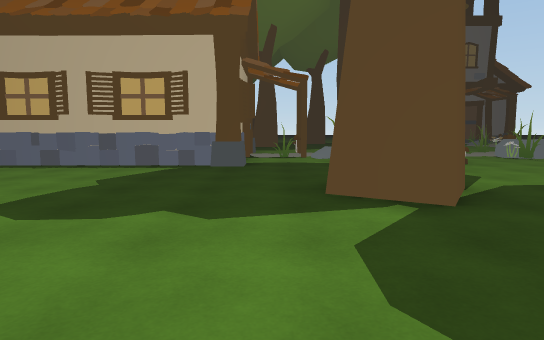
[1] (above)

24 first-person views from a walk through a Unity game level. The camera is 1.3 m above the floor, tilts 6° down and sees 75° across. Doors are open. The floor is counted in squares, 2 m on a side. Each view is taken from the middle of a square. On the plan, view 1 faces up. The plan holds only what a view shows up to about 10 squares ahead; the rest is blank. The place goes on beyond the plan. The player is left out. Some animated figures are left out.

[2]
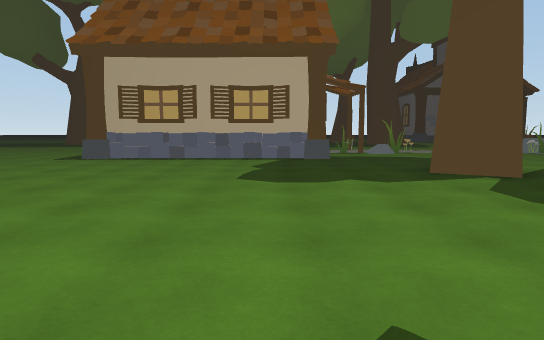

[3]
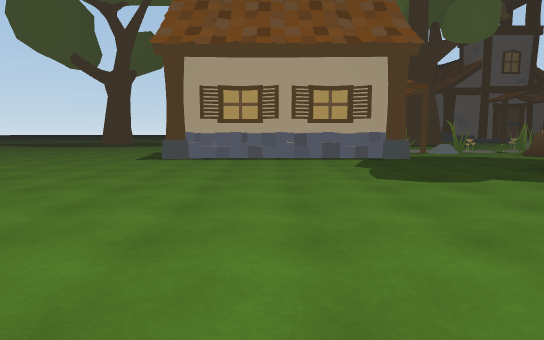

[4]
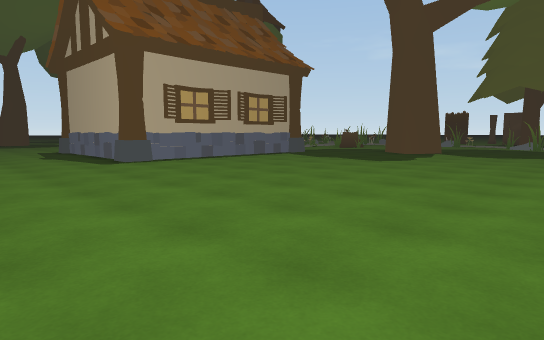

[5]
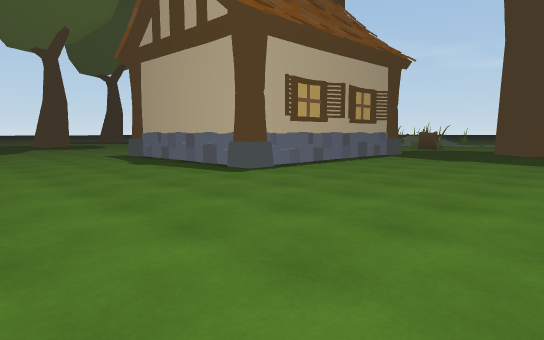

[6]
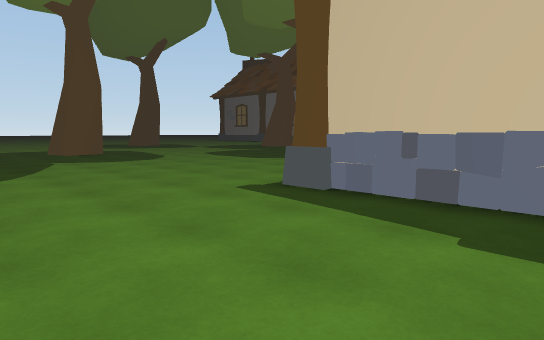

[7]
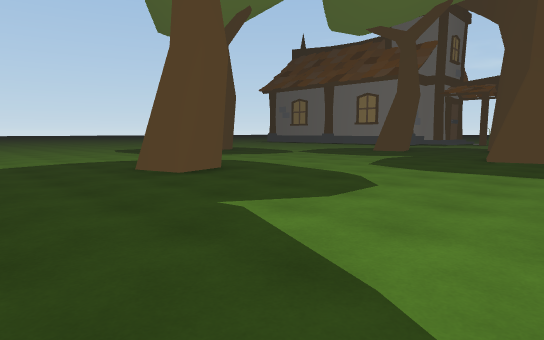

[8]
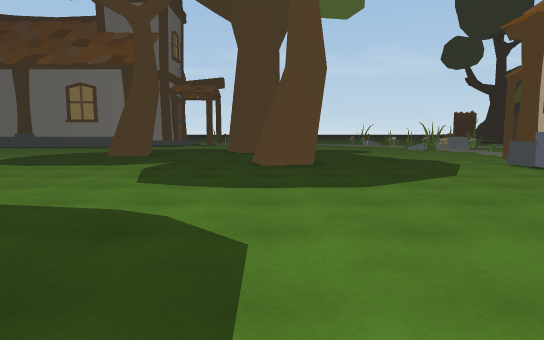

[9]
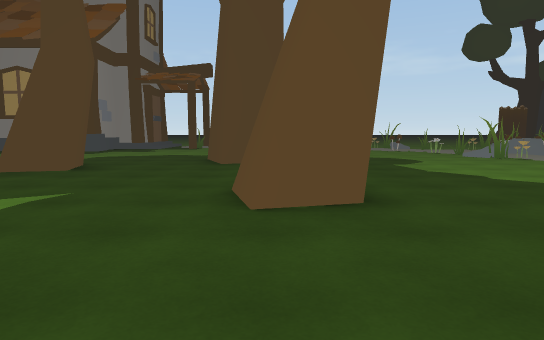

[10]
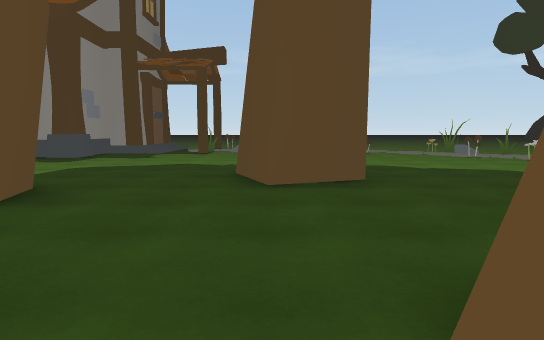

[11]
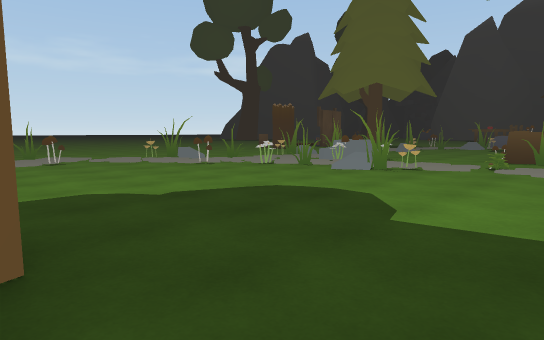

[12]
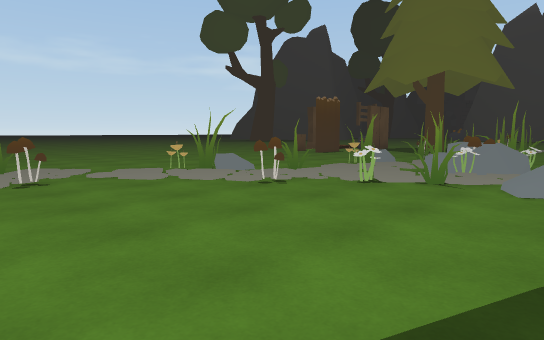

[13]
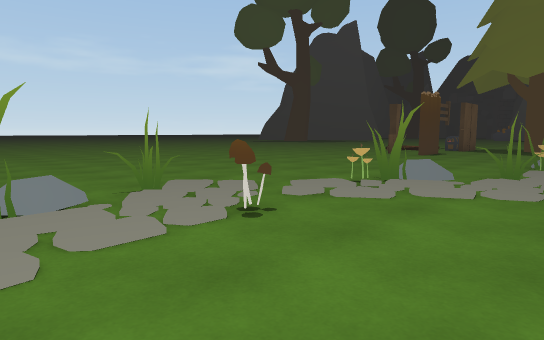

[14]
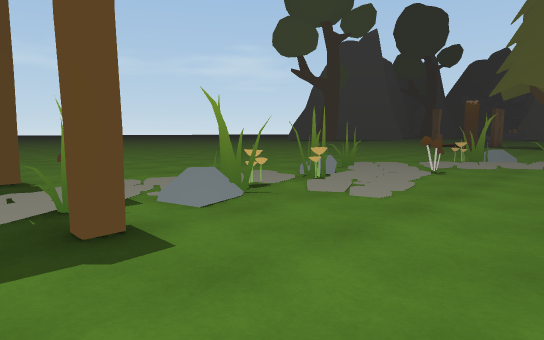

[15]
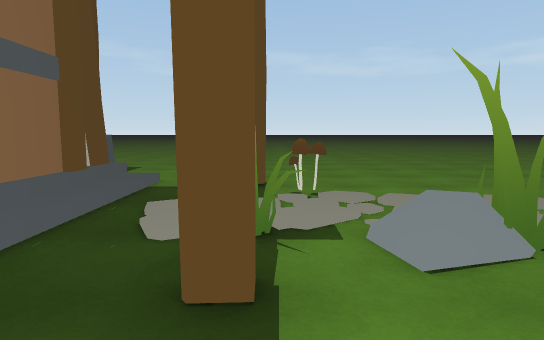

[16]
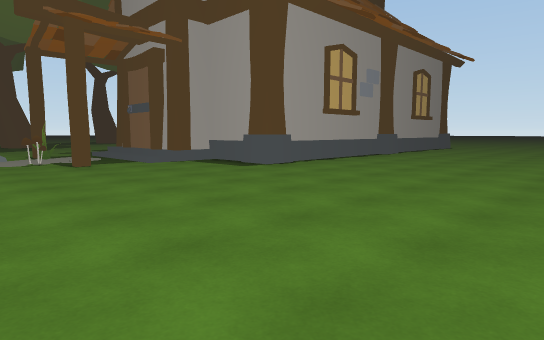

[17]
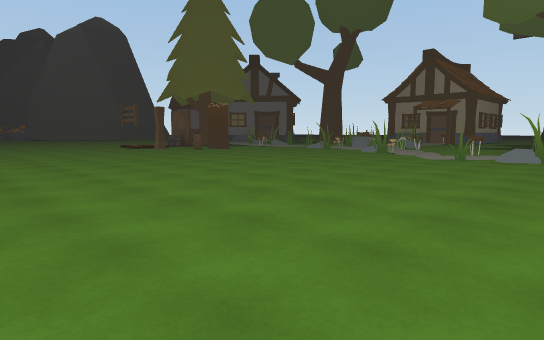

[18]
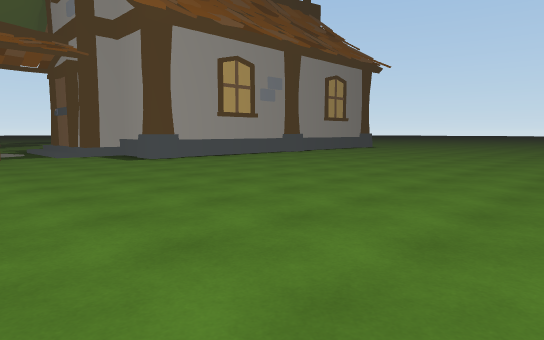

[19]
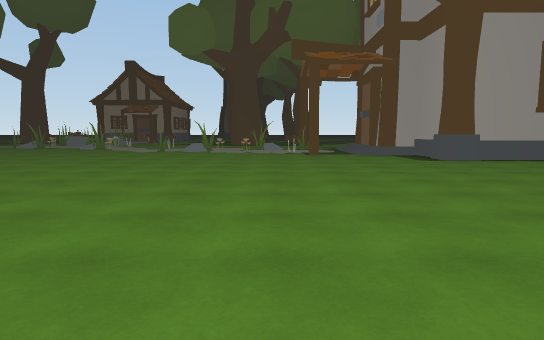

[20]
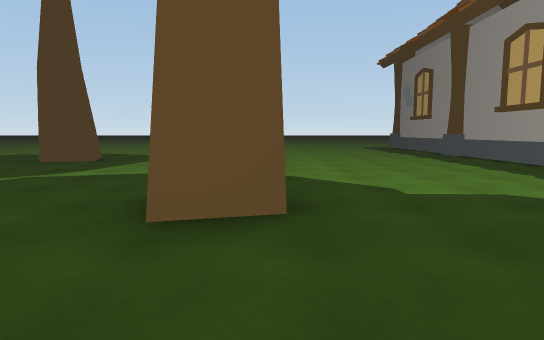

[21]
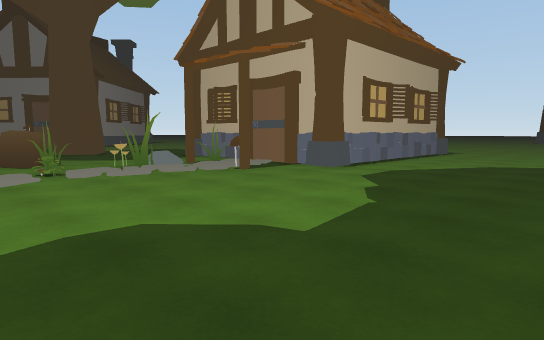

[22]
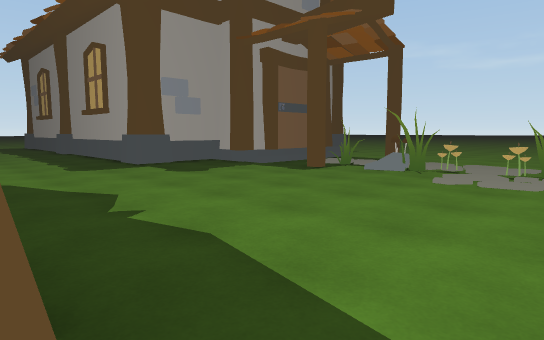

[23]
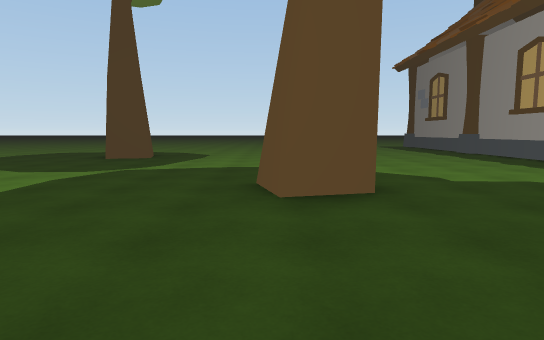

[24]
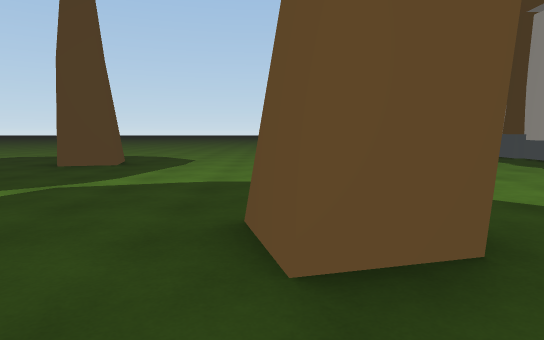

### Floor plan
Key: @ floor where view 1 was taken; # wall or solid block; x gap in a wall; . floor; / step, stairs or slope; = window, fence, low wall or low ledge; H house; R rock; S stump; T tree; F flower; P plant.
Columns run from 11 left of view 1 to 24 right of it. Each row starts with its distance up from view 1.
 27       ...T..........=     =........
 26    .. ...TT.........=     =........
 25   .... .............=     =........
 24   ....  ............#     #........
 23   .... .............### ###.........
 22   ............T.......###...........
 21   ..TT.......TT.....................
 20   ..TT................#.............
 19  .....................#.............
 18  ..............##.....#............
 17  .........TT...##.....#...........
 16  ..........T.....................
 15  ....................#.#.........
 14   ...............................
 13  ..................#..=.........
 12  ....HHHHHH.......F.=#..........
 11  ....H    H.#...#x#.x...........
 10  ....H    Hx=..P./R.x...........
  9  ....H    H.H#...RRR#..... .....
  8 .....H    H...SS.. #=....   ....
  7 .....HHHHHH....S..  ....     ..
  6 .................. #...
  5 ................  ##
  4 ............##.    #
  3 ...............
  2 ..............
  1  .............
  0  ..........@
 -1  ..........
 -2        . .

Where each view was taken, in squares from view 1:
view 1: 0 up, 0 right, facing up
view 2: 2 down, 2 left, facing up
view 3: 2 down, 4 left, facing up
view 4: 1 down, 10 left, facing up-right
view 5: 2 up, 11 left, facing up-right
view 6: 9 up, 10 left, facing up-right
view 7: 15 up, 10 left, facing up-right
view 8: 17 up, 8 left, facing right
view 9: 17 up, 4 left, facing right
view 10: 18 up, 1 left, facing right
view 11: 17 up, 2 right, facing down-right
view 12: 16 up, 5 right, facing down-right
view 13: 17 up, 8 right, facing down-right
view 14: 21 up, 8 right, facing down-right
view 15: 20 up, 9 right, facing right
view 16: 18 up, 21 right, facing up-left
view 17: 18 up, 21 right, facing down-left
view 18: 19 up, 24 right, facing up-left
view 19: 19 up, 24 right, facing left
view 20: 18 up, 3 right, facing up
view 21: 16 up, 5 right, facing down-left
view 22: 16 up, 5 right, facing up-right
view 23: 17 up, 2 right, facing up
view 24: 19 up, 2 right, facing up
